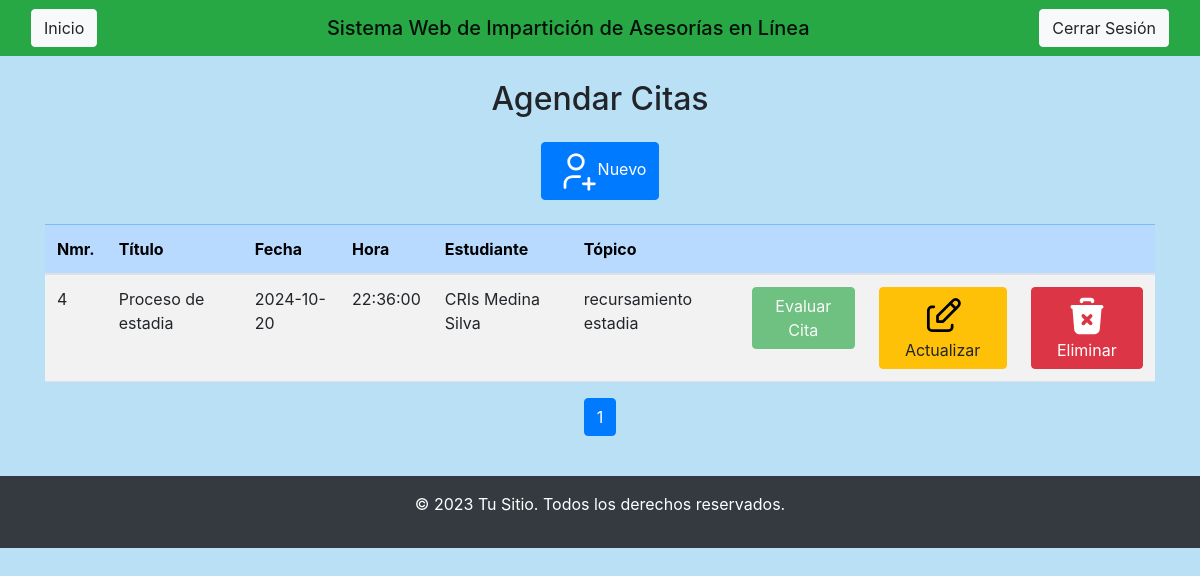
Before: /Vista/ADMIN/Citas.php (signed in) with the older database file.
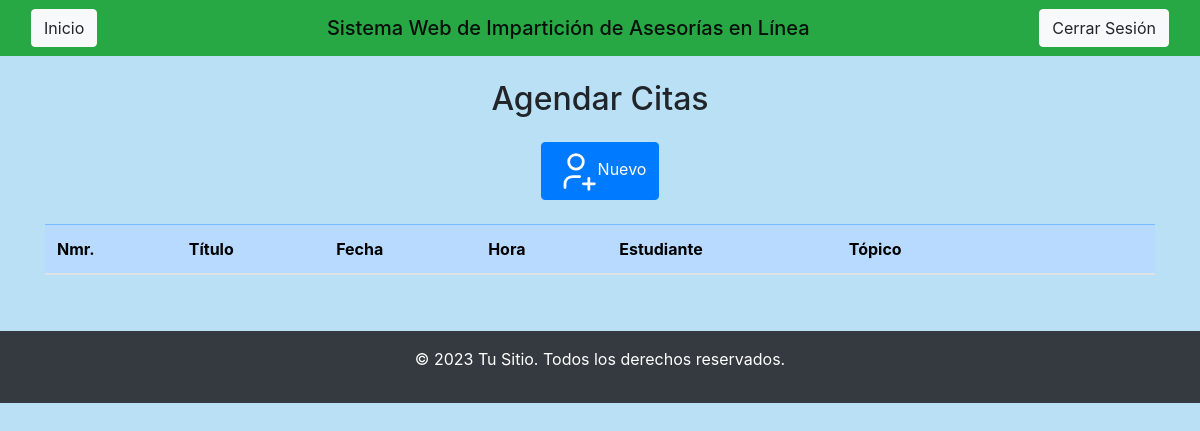
After: the same page with the newer database file.
### tables this page shows
CREATE TABLE `citas` (
  `ID_Cita` int(11) NOT NULL AUTO_INCREMENT,
  `Titulo` varchar(200) NOT NULL,
  `Fch_Cita` date NOT NULL,
  `Hora_Cita` time NOT NULL,
  `Link` text NOT NULL,
  `ID_Estudiante_Citado` int(11) DEFAULT NULL,
  `ID_Topicos` int(11) DEFAULT NULL,
  PRIMARY KEY (`ID_Cita`),
  KEY `ID_Estudiante_Citado` (`ID_Estudiante_Citado`),
  KEY `ID_Topicos` (`ID_Topicos`),
  CONSTRAINT `citas_ibfk_1` FOREIGN KEY (`ID_Estudiante_Citado`) REFERENCES `estudiante` (`ID_Usuario_E`),
  CONSTRAINT `citas_ibfk_2` FOREIGN KEY (`ID_Topicos`) REFERENCES `topicos` (`ID_Topico`)
);

CREATE TABLE `estudiante` (
  `ID_Usuario_E` int(11) NOT NULL AUTO_INCREMENT,
  `Nombre_Usuario_E` varchar(200) NOT NULL,
  `Apellido_Materno_E` varchar(200) NOT NULL,
  `Apellido_Paterno_E` varchar(200) NOT NULL,
  `Telefono_E` varchar(20) NOT NULL,
  `Fecha_Nacimiento_E` date NOT NULL,
  `Genero_E` varchar(100) NOT NULL,
  `Correo_electronico_E` varchar(250) NOT NULL,
  `Contrasena_E` varchar(250) NOT NULL,
  `IdCarrera` int(11) DEFAULT NULL,
  PRIMARY KEY (`ID_Usuario_E`),
  KEY `IdCarrera` (`IdCarrera`),
  CONSTRAINT `estudiante_ibfk_1` FOREIGN KEY (`IdCarrera`) REFERENCES `carrera` (`Id_Carrera`)
);

CREATE TABLE `topicos` (
  `ID_Topico` int(11) NOT NULL AUTO_INCREMENT,
  `Nombre` varchar(200) NOT NULL,
  `Temas` text NOT NULL,
  `Clave` varchar(45) NOT NULL,
  `IdCarre` int(11) DEFAULT NULL,
  `IdCuatri` int(11) DEFAULT NULL,
  `IdMateri` int(11) DEFAULT NULL,
  `IdDocent` int(11) DEFAULT NULL,
  `ID_Administrador_Autorizo` int(11) DEFAULT NULL,
  PRIMARY KEY (`ID_Topico`),
  KEY `IdCarre` (`IdCarre`),
  KEY `IdCuatri` (`IdCuatri`),
  KEY `IdMateri` (`IdMateri`),
  KEY `IdDocent` (`IdDocent`),
  KEY `ID_Administrador_Autorizo` (`ID_Administrador_Autorizo`),
  CONSTRAINT `topicos_ibfk_1` FOREIGN KEY (`IdCarre`) REFERENCES `carrera` (`Id_Carrera`),
  CONSTRAINT `topicos_ibfk_2` FOREIGN KEY (`IdCuatri`) REFERENCES `cuatrimestre` (`Id_Cuatrimestre`),
  CONSTRAINT `topicos_ibfk_3` FOREIGN KEY (`IdMateri`) REFERENCES `materias` (`ID_Materia`),
  CONSTRAINT `topicos_ibfk_4` FOREIGN KEY (`IdDocent`) REFERENCES `docente` (`ID_Usuario_D`),
  CONSTRAINT `topicos_ibfk_5` FOREIGN KEY (`ID_Administrador_Autorizo`) REFERENCES `administrador` (`ID_Usuario_A`)
);

### Vista/ADMIN/Citas.php (the view, shortened to what this page needs)
<?php include('head.php'); ?>
<center><div class="table-responsive">
        <h2 class="mb-4">Agendar Citas</h2>
            <a class="btn btn-primary" href="INSERT/Insert_Citas.php">
                Nuevo</a>
        <table class="table table-hover table-striped mt-4" class="table">
            <thead>
                <tr class="table-primary">
                    <th scope="col">Nmr.</th>
                    <th scope="col">Título</th>
                    <th scope="col">Fecha</th>
                    <th scope="col">Hora</th>
                    <th scope="col">Estudiante</th>
                    <th scope="col">Tópico</th>
                    <th scope="col"></th>
                    <th scope="col"></th>
                    <th scope="col"></th>
                </tr>
            </thead>
            <tbody>
                <?php
                    $conexion = (new Conectar())->conexion();
                    $records_per_page = 10;
                    $page = isset($_GET['page']) && is_numeric($_GET['page']) ? (int)$_GET['page'] : 1;
                    $offset = ($page - 1) * $records_per_page;
                    $sql = "SELECT
                                C.ID_Cita, C.Titulo, C.Fch_Cita, C.Hora_Cita, T.Nombre,
                                E.Nombre_Usuario_E, E.Apellido_Paterno_E, E.Apellido_Materno_E,
                                RCDA.ID_RegCitDocAlum
                            FROM
                                Citas C
                            INNER JOIN
                                Estudiante E on C.ID_Estudiante_Citado = E.ID_Usuario_E
                            INNER JOIN
                                Topicos T on C.ID_Topicos = T.ID_Topico
                            LEFT JOIN
                                registrar_cita_doc_alumno RCDA on C.ID_Cita = RCDA.IdCitas
                            LIMIT
                                $offset, $records_per_page;";
                    $query = mysqli_query($conexion, $sql);
                    $sql_total = "SELECT * FROM Citas;";
                    $result_total = mysqli_query($conexion, $sql_total);
                    $total_rows = mysqli_fetch_array($result_total)[0];
                    $total_pages = ceil($total_rows / $records_per_page);
                    while ($row = mysqli_fetch_array($query)) {
                        $evaluada = !is_null($row['ID_RegCitDocAlum']);
                        ?>
                        <tr>
                            <td><?php echo $row['ID_Cita']; ?></td>
                            <td><?php echo $row['Titulo']; ?></td>
                            <td><?php echo $row['Fch_Cita']; ?></td>
                            <td><?php echo $row['Hora_Cita']; ?></td>
                            <td><?php echo $row['Nombre_Usuario_E'] . ' ' . $row['Apellido_Paterno_E'] . ' ' . $row['Apellido_Materno_E']; ?></td>
                            <td><?php echo $row['Nombre']; ?></td>
                            <td>
                                <?php if ($evaluada): ?>
                                    <button class="btn btn-success evalua-cita" data-id-cita="<?php echo $row['ID_Cita']; ?>" data-bs-toggle="modal" data-bs-target="#evaluaModal" disabled>Evaluar Cita</button>
                                <?php else: ?>
                                    <button class="btn btn-success evalua-cita" data-id-cita="<?php echo $row['ID_Cita']; ?>" data-bs-toggle="modal" data-bs-target="#evaluaModal">Evaluar Cita</button>
                                <?php endif; ?>
                            </td>
                            <td><a class="btn btn-warning" href="UPDATE/Update_Citas.php?id=<?php echo $row['ID_Cita']; ?>">
                                Actualizar</a>
                            </td>
                            <td><a class="btn btn-danger" onclick="return eliminar()" href="../../Controlador/ADMIN/DELETE/Funcion_Delete_Citas.php?id=<?php echo $row['ID_Cita']; ?>">
                                Eliminar</a>
                            </td>
                        </tr>
                    <?php
                    }
                ?>
            </tbody>
        </table>
<nav aria-label="Page navigation example">
    <ul class="pagination justify-content-center">
        <?php for ($i = 1; $i <= $total_pages; $i++): ?>
            <li class="page-item <?php if ($i == $page) echo 'active'; ?>">
                <a class="page-link" href="?page=<?php echo $i; ?>"><?php echo $i; ?></a>
            </li>
        <?php endfor; ?>
    </ul>
</nav>
    </div>
<?php include('footer.php'); ?>

### Vista/ADMIN/head.php (shortened to what this page needs)
<!DOCTYPE html>
<html lang="es">
<head>
    <link href="https://cdn.jsdelivr.net/npm/bootstrap@5.3.0/dist/css/bootstrap.min.css" rel="stylesheet">
    <link href="https://stackpath.bootstrapcdn.com/bootstrap/4.5.2/css/bootstrap.min.css" rel="stylesheet">
    <link href="https://maxcdn.bootstrapcdn.com/bootstrap/4.5.2/css/bootstrap.min.css" rel="stylesheet">
    <link href="../../css/reporte.css" rel="stylesheet">
    <link href="../../css/boton.css" rel="stylesheet">
</head>
<body>
    <nav class="navbar navbar-expand-lg navbar-light bg-success">
        <div class="container-fluid">
            <a class="btn btn-light" href="Principal.php">Inicio</a>
            <span class="navbar-brand mb-0 h1 mx-auto">Sistema Web de Impartición de Asesorías en Línea</span>
            <a href="?cerrar_sesion=true" class="btn btn-light">Cerrar Sesión</a>
        </div>
    </nav>
    <div class="container mt-4 ">

### Vista/ADMIN/footer.php (shortened to what this page needs)
</div>
    <footer class="bg-dark text-white text-center p-3 mt-4">
        <p>&copy; 2023 Tu Sitio. Todos los derechos reservados.</p>
    </footer>
</body>
</html>

### Vista/ADMIN/head.php (style rules this page uses)
body { background: #bae0f5; }

Changed rows visible on the page:
removed citas: ID_Cita "4", Titulo "Proceso de estadia", Fch_Cita "2024-10-20", Hora_Cita "22:36:00", ID_Estudiante_Citado.Nombre_Usuario_E "CRIs", ID_Estudiante_Citado.Apellido_Paterno_E "Medina", ID_Estudiante_Citado.Apellido_Materno_E "Silva", ID_Topicos.Nombre "recursamiento estadia"
Other visible differences:
list line gone: "1"
